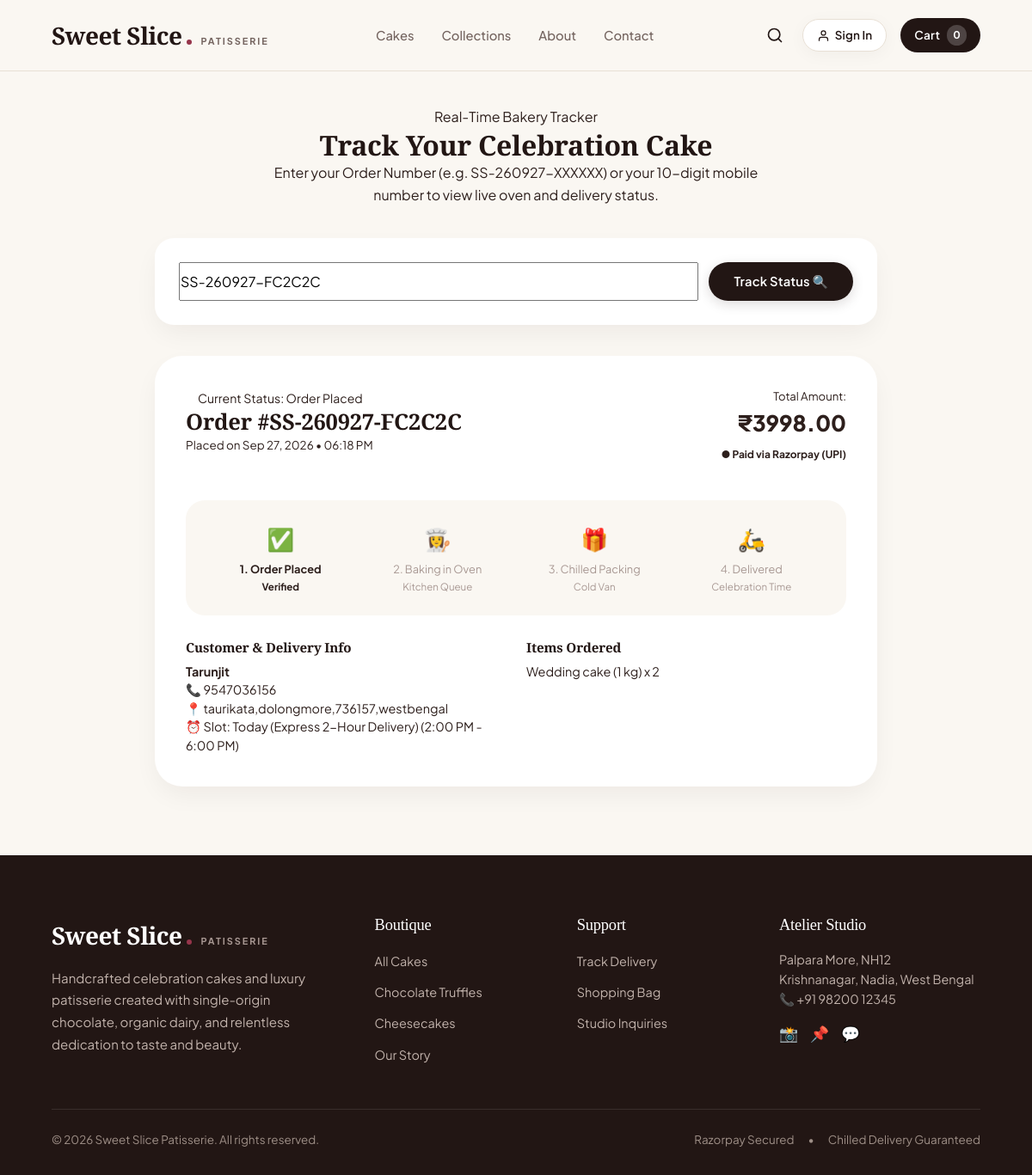
Page /track-order/?q=SS-260927-FC2C2C on the committed database.
### shop/models.py (models this page shows, shortened)
class Order(models.Model):
    STATUS_CHOICES = [
        ("Order Placed", "Order Placed"),
        ("Baking in Oven", "Baking in Oven 👩‍🍳"),
        ("Decorating & Packing", "Decorating & Packing 🎁"),
        ("Out for Delivery", "Out for Delivery 🛵"),
        ("Delivered", "Delivered 🎉"),
        ("Cancelled", "Cancelled ❌"),
    ]
    PAYMENT_STATUS_CHOICES = [
        ("Pending", "Pending"),
        ("Paid", "Paid (Verified)"),
        ("Failed", "Failed"),
    ]
    order_number = models.CharField(max_length=30, unique=True, editable=False)
    customer_name = models.CharField(max_length=100)
    phone = models.CharField(max_length=20)
    email = models.EmailField(blank=True)
    address = models.TextField()
    delivery_date = models.CharField(max_length=50, blank=True)
    delivery_slot = models.CharField(max_length=50, blank=True)
    cake_message = models.CharField(max_length=150, blank=True, help_text="Custom greeting piped on cake")
    items = models.TextField(help_text="Summary text of items")
    items_json = models.TextField(default="[]", help_text="JSON formatted items for rich tracking")
    subtotal = models.DecimalField(max_digits=10, decimal_places=2, default=0.00)
    discount = models.DecimalField(max_digits=10, decimal_places=2, default=0.00)
    delivery_fee = models.DecimalField(max_digits=10, decimal_places=2, default=0.00)
    total = models.DecimalField(max_digits=10, decimal_places=2)
    payment_method = models.CharField(max_length=50, default="Razorpay (Online)")
    payment_status = models.CharField(max_length=30, choices=PAYMENT_STATUS_CHOICES, default="Pending")
    razorpay_order_id = models.CharField(max_length=100, blank=True)
    razorpay_payment_id = models.CharField(max_length=100, blank=True)
    order_status = models.CharField(max_length=50, choices=STATUS_CHOICES, default="Order Placed")
    created_at = models.DateTimeField(auto_now_add=True)
    class Meta:
        ordering = ["-created_at"]

### shop/views.py (the view)
# urls.py: path("track-order/", views.track_order, name="track_order"),
def track_order(request):
    query = request.GET.get("q", "").strip()
    order = None
    orders_found = []
    if query:
        orders_found = Order.objects.filter(
            Q(order_number__iexact=query) | Q(phone__icontains=query)
        ).order_by("-created_at")
        if orders_found.exists():
            order = orders_found.first()
    return render(
        request,
        "shop/track_order.html",
        {
            "query": query,
            "order": order,
            "orders_found": orders_found,
            "cart_count": get_cart_details(request)["count"],
        },
    )

### shop/templates/shop/track_order.html (shortened to what this page needs)
{% extends "shop/base.html" %}
{% load static %}
{% block content %}
<div class="container-narrow" style="padding-top:40px; padding-bottom:80px;">
    <div style="text-align:center; max-width:600px; margin:0 auto 36px;">
        <span class="section-subtitle">Real-Time Bakery Tracker</span>
        <h1 class="section-title">Track Your Celebration Cake</h1>
        <p class="section-desc">Enter your Order Number (e.g. SS-260927-XXXXXX) or your 10-digit mobile number to view live oven and delivery status.</p>
    </div>
    <div style="background:#FFFFFF; border:1px solid var(--border-card); border-radius:var(--radius-lg); padding:28px; box-shadow:var(--shadow-card); margin-bottom:36px;">
        <form method="get" action="{% url 'track_order' %}" style="display:flex; gap:12px; flex-wrap:wrap;">
            <input type="text" name="q" value="{{ query }}" placeholder="Enter Order Number or Mobile Number..." class="form-input" style="flex:1; min-width:240px;" required>
            <button type="submit" class="btn btn-primary" style="padding:12px 28px;">
                <span>Track Status 🔍</span>
            </button>
        </form>
    </div>
    {% if order %}
    <div style="background:#FFFFFF; border:1px solid var(--border-card); border-radius:var(--radius-xl); padding:36px; box-shadow:var(--shadow-card);">
        <div style="display:flex; justify-content:space-between; align-items:flex-start; margin-bottom:24px; padding-bottom:18px; border-bottom:1px solid var(--border-subtle); flex-wrap:wrap; gap:12px;">
            <div>
                <span class="status-badge {% if order.order_status == 'Delivered' %}status-delivered{% elif order.order_status == 'Order Placed' %}status-placed{% elif 'Baking' in order.order_status %}status-baking{% elif 'Out' in order.order_status %}status-out{% else %}status-decorating{% endif %}" style="font-size:0.88rem; padding:6px 14px; margin-bottom:8px;">
                    Current Status: {{ order.order_status }}
                </span>
                <h2 style="font-size:1.6rem; font-weight:800;">Order #{{ order.order_number }}</h2>
                <div style="font-size:0.84rem; color:var(--color-muted);">Placed on {{ order.created_at|date:"M d, Y • h:i A" }}</div>
            </div>
            <div style="text-align:right;">
                <div style="font-size:0.82rem; color:var(--color-muted);">Total Amount:</div>
                <div style="font-size:1.6rem; font-family:var(--font-heading); font-weight:800; color:var(--brand-primary);">₹{{ order.total }}</div>
                <span style="font-size:0.75rem; color:var(--success); font-weight:700;">● Paid via {{ order.payment_method }}</span>
            </div>
        </div>
        <div style="background:#FAF7F2; border-radius:var(--radius-lg); padding:24px; margin-bottom:28px;">
            <div class="track-steps-grid">
                <div style="color:var(--success); font-weight:700;">
                    <div style="font-size:1.6rem;">✅</div>
                    <div style="font-size:0.8rem; margin-top:4px;">1. Order Placed</div>
                    <div style="font-size:0.72rem; color:var(--color-muted);">Verified</div>
                </div>
                <div class="{% if order.order_status != 'Order Placed' %}text-done{% else %}text-pending{% endif %}">
                    <div style="font-size:1.6rem;">{% if order.order_status != 'Order Placed' %}✅{% else %}👩‍🍳{% endif %}</div>
                    <div style="font-size:0.8rem; margin-top:4px;">2. Baking in Oven</div>
                    <div style="font-size:0.72rem; color:var(--color-muted);">Kitchen Queue</div>
                </div>
                <div class="{% if 'Out' in order.order_status or order.order_status == 'Delivered' %}text-done{% elif 'Decorating' in order.order_status %}text-active{% else %}text-pending{% endif %}">
                    <div style="font-size:1.6rem;">{% if 'Out' in order.order_status or order.order_status == 'Delivered' %}✅{% else %}🎁{% endif %}</div>
                    <div style="font-size:0.8rem; margin-top:4px;">3. Chilled Packing</div>
                    <div style="font-size:0.72rem; color:var(--color-muted);">Cold Van</div>
                </div>
                <div class="{% if order.order_status == 'Delivered' %}text-done{% else %}text-pending{% endif %}">
                    <div style="font-size:1.6rem;">{% if order.order_status == 'Delivered' %}🎉{% else %}🛵{% endif %}</div>
                    <div style="font-size:0.8rem; margin-top:4px;">4. Delivered</div>
                    <div style="font-size:0.72rem; color:var(--color-muted);">Celebration Time</div>
                </div>
            </div>
        </div>
        <div class="order-details-grid">
            <div>
                <h4 style="font-size:0.95rem; font-weight:700; margin-bottom:8px;">Customer & Delivery Info</h4>
                <p style="color:var(--color-muted); line-height:1.5;">
                    <strong>{{ order.customer_name }}</strong><br>
                    📞 {{ order.phone }}<br>
                    📍 {{ order.address }}<br>
                    ⏰ Slot: {{ order.delivery_date }} ({{ order.delivery_slot }})
                </p>
            </div>
            <div>
                <h4 style="font-size:0.95rem; font-weight:700; margin-bottom:8px;">Items Ordered</h4>
                <p style="color:var(--color-muted); line-height:1.5;">
                    {{ order.items }}
                </p>
            </div>
        </div>
    </div>
    {% endif %}
</div>
{% endblock %}

### shop/templates/shop/base.html (shortened to what this page needs)
{% load static %}
<!DOCTYPE html>
<html lang="en">
<head>
    <link rel="stylesheet" href="{% static 'shop/css/style.css' %}">
</head>
<body>
    <header class="boutique-nav" id="boutiqueNav">
        <div class="container">
            <div class="nav-container">
                <a href="{% url 'home' %}" class="boutique-logo" id="mainBoutiqueLogo">
                    <span>Sweet Slice</span>
                    <span class="logo-dot"></span>
                    <span class="logo-sub">Patisserie</span>
                </a>
                <nav>
                    <ul class="nav-menu" id="desktopNavMenu">
                        <li>
                            <a href="{% url 'cakes' %}" class="nav-link {% if request.resolver_match.url_name == 'cakes' and not request.GET.category %}active{% endif %}">Cakes</a>
                        </li>
                        <li>
                            <a href="{% url 'collections' %}" class="nav-link {% if request.GET.category %}active{% endif %}">Collections</a>
                        </li>
                        <li>
                            <a href="{% url 'about' %}" class="nav-link {% if request.resolver_match.url_name == 'about' %}active{% endif %}">About</a>
                        </li>
                        <li>
                            <a href="{% url 'contact' %}" class="nav-link {% if request.resolver_match.url_name == 'contact' %}active{% endif %}">Contact</a>
                        </li>
                    </ul>
                </nav>
                <div class="nav-actions">
                    <a href="{% url 'cakes' %}" class="nav-icon-btn" title="Search cakes catalog" aria-label="Search">
                        <svg width="20" height="20" viewBox="0 0 24 24" fill="none" stroke="currentColor" stroke-width="2" stroke-linecap="round" stroke-linejoin="round">
                            <circle cx="11" cy="11" r="8"></circle>
                            <line x1="21" y1="21" x2="16.65" y2="16.65"></line>
                        </svg>
                    </a>
                    <div class="nav-desktop-auth">
                        {% if user.is_authenticated %}
                            <div class="nav-user-pill" style="display:inline-flex; align-items:center; gap:8px;">
                                <span style="font-size:0.84rem; font-weight:600; color:var(--color-cocoa-dark); white-space:nowrap;">
                                    Hi, {{ user.first_name|default:user.username }}
                                </span>
                                {% if user.is_staff %}
                                    <a href="{% url 'admin_dashboard' %}" class="btn-admin-subtle" title="Executive Dashboard">Admin</a>
                                {% endif %}
                                <a href="{% url 'logout' %}" class="btn btn-soft btn-sm" style="padding:6px 12px; font-size:0.78rem;" title="Sign Out">
                                    Sign Out
                                </a>
                            </div>
                        {% else %}
                            <a href="{% url 'login' %}" class="btn btn-soft btn-sm" style="padding:7px 16px; font-size:0.84rem; display:inline-flex; align-items:center; gap:6px;">
                                <svg width="15" height="15" viewBox="0 0 24 24" fill="none" stroke="currentColor" stroke-width="2" stroke-linecap="round" stroke-linejoin="round">
                                    <path d="M20 21v-2a4 4 0 0 0-4-4H8a4 4 0 0 0-4 4v2"></path>
                                    <circle cx="12" cy="7" r="4"></circle>
                                </svg>
                                <span>Sign In</span>
                            </a>
                        {% endif %}
                    </div>
                    <a href="{% url 'cart' %}" class="cart-pill-btn" id="navCartPill" aria-label="Shopping Cart">
                        <span class="cart-pill-text">Cart</span>
                        <span class="cart-count-bubble" id="navCartCount">{{ cart_count|default:0 }}</span>
                    </a>
                </div>
            </div>
        </div>
    </header>
    <main>
        {% block content %}{% endblock %}
    </main>
    <footer class="boutique-footer">
        <div class="container">
            <div class="footer-main-grid">
                <div>
                    <a href="{% url 'home' %}" class="boutique-logo" style="color:#FFFFFF;">
                        <span>Sweet Slice</span>
                        <span class="logo-dot"></span>
                        <span class="logo-sub" style="color:#A89893;">Patisserie</span>
                    </a>
                    <p class="footer-statement">
                        Handcrafted celebration cakes and luxury patisserie created with single-origin chocolate, organic dairy, and relentless dedication to taste and beauty.
                    </p>
                </div>
                <div>
                    <h4 class="footer-col-heading">Boutique</h4>
                    <ul class="footer-link-group">
                        <li><a href="{% url 'cakes' %}">All Cakes</a></li>
                        <li><a href="{% url 'collections' %}?category=Chocolate">Chocolate Truffles</a></li>
                        <li><a href="{% url 'collections' %}?category=Cheesecake">Cheesecakes</a></li>
                        <li><a href="{% url 'about' %}">Our Story</a></li>
                    </ul>
                </div>
                <div>
                    <h4 class="footer-col-heading">Support</h4>
                    <ul class="footer-link-group">
                        <li><a href="{% url 'track_order' %}">Track Delivery</a></li>
                        <li><a href="{% url 'cart' %}">Shopping Bag</a></li>
                        <li><a href="{% url 'contact' %}">Studio Inquiries</a></li>
                    </ul>
                </div>
                <div>
                    <h4 class="footer-col-heading">Atelier Studio</h4>
                    <p style="color:#C2B3AC; font-size:0.9rem; line-height:1.6; margin-bottom:14px;">
                        Palpara More, NH12<br>
                        Krishnanagar, Nadia, West Bengal<br>
                        📞 +91 98200 12345
                    </p>
                    <div style="display:flex; gap:14px; font-size:1.1rem; color:#FFFFFF;">
                        <a href="#" aria-label="Instagram">📸</a>
                        <a href="#" aria-label="Pinterest">📌</a>
                        <a href="https://wa.me/919820012345" target="_blank" aria-label="WhatsApp">💬</a>
                    </div>
                </div>
            </div>
            <div class="footer-bottom-line">
                <div>
                    © 2026 Sweet Slice Patisserie. All rights reserved.
                </div>
                <div style="display:flex; gap:16px;">
                    <span>Razorpay Secured</span>
                    <span>•</span>
                    <span>Chilled Delivery Guaranteed</span>
                </div>
            </div>
        </div>
    </footer>
</body>
</html>

### rows in the picture
Order: order_status "Order Placed", order_number "SS-260927-FC2C2C", created_at "Sep 27, 2026 • 06:18 PM", total "3998.00", payment_method "Razorpay (UPI)", customer_name "Tarunjit", phone "9547036156", address "taurikata,dolongmore,736157,westbengal", delivery_date "Today (Express 2-Hour Delivery)", delivery_slot "2:00 PM - 6:00 PM", items "Wedding cake (1 kg) x 2"

### other values in the picture
{{ cart_count|default:0 }} "0"
